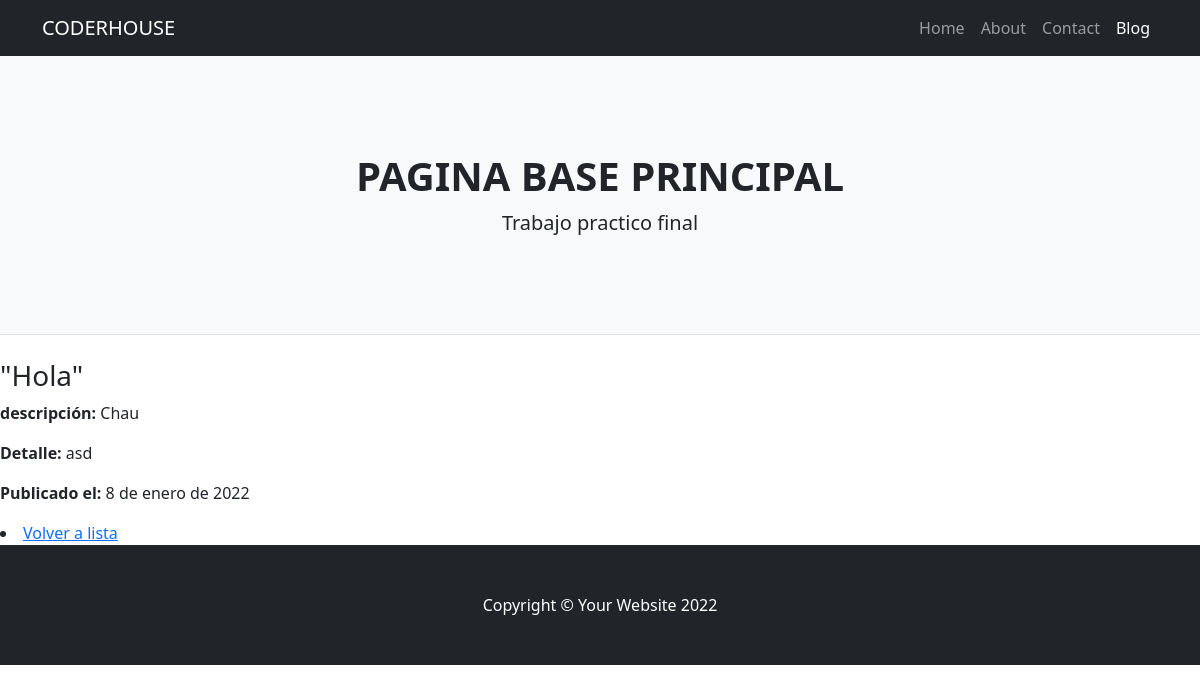
Screenshot of /ejemplo_dos/10/detalle/ with the database file from the repository.
### ejemplo_dos/models.py (models this page shows)
class Post(models.Model):
    titulo = models.CharField(max_length=100)
    sub_titulo = models.CharField(max_length=100)
    texto = models.TextField(max_length=3000)
    publicado_el = models.DateField()

### ejemplo_dos/views.py (the view)
# urls.py: path('ejemplo_dos/<int:pk>/detalle/', PostDetalle.as_view(), name="ejemplo_dos_detalle"),
class PostDetalle(DetailView):
    model = Post

### ejemplo_dos/templates/ejemplo_dos/post_detail.html
{% extends 'ejemplo_dos/base.html' %}
{% block contenido%}
    <div>
        <h3>"{{object.titulo}}"</h3>
        <p><b>descripción:</b> {{object.sub_titulo}}</p>
        <p><b>Detalle:</b> {{object.texto}}</p>
        <p><b>Publicado el:</b> {{object.publicado_el}}</p>
        <li>
            <a href="/ejemplo_dos/listar/">Volver a lista</a>
        </li>
    </div>
{% endblock %}

### rows the page displays
Post: titulo "Hola", sub_titulo "Chau", texto "asd", publicado_el "8 de enero de 2022"
